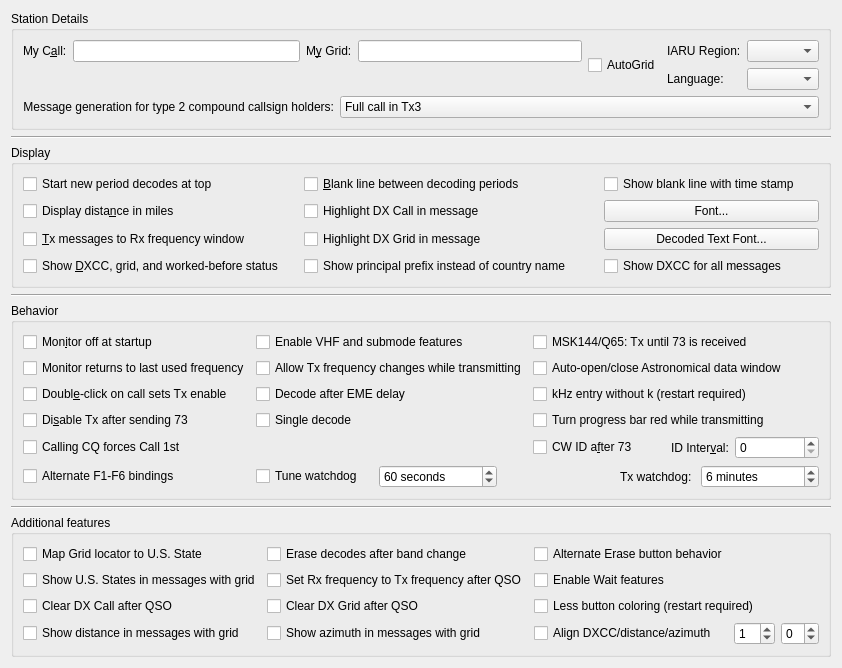
     <widget class="QWidget" name="general_tab">
      <attribute name="title">
       <string>Genera&amp;l</string>
      </attribute>
      <attribute name="toolTip">
       <string>General station details and settings.</string>
      </attribute>
      <layout class="QVBoxLayout" name="verticalLayout_4">
       <item>
        <widget class="QGroupBox" name="station_group_box">
         <property name="title">
          <string>Station Details</string>
         </property>
         <layout class="QVBoxLayout" name="verticalLayout_12">
          <item>
           <layout class="QHBoxLayout" name="horizontalLayout_14">
            <item>
             <layout class="QFormLayout" name="formLayout_3">
              <item row="0" column="0">
               <widget class="QLabel" name="callsign_label">
                <property name="text">
                 <string>My C&amp;all:</string>
                </property>
                <property name="buddy">
                 <cstring>callsign_line_edit</cstring>
                </property>
               </widget>
              </item>
              <item row="0" column="1">
               <widget class="QLineEdit" name="callsign_line_edit">
                <property name="toolTip">
                 <string>Station callsign.</string>
                </property>
               </widget>
              </item>
             </layout>
            </item>
            <item>
             <layout class="QFormLayout" name="formLayout_12">
              <item row="0" column="0">
               <widget class="QLabel" name="grid_label">
                <property name="text">
                 <string>M&amp;y Grid:</string>
                </property>
                <property name="buddy">
                 <cstring>grid_line_edit</cstring>
                </property>
               </widget>
              </item>
              <item row="0" column="1">
               <widget class="QLineEdit" name="grid_line_edit">
                <property name="toolTip">
                 <string>&lt;html&gt;&lt;head/&gt;&lt;body&gt;&lt;p&gt;Maidenhead locator, preferably 6 characters.&lt;/p&gt;&lt;/body&gt;&lt;/html&gt;</string>
                </property>
               </widget>
              </item>
             </layout>
            </item>
            <item>
             <widget class="QCheckBox" name="use_dynamic_grid">
              <property name="toolTip">
               <string>Check to allow grid changes from external programs</string>
              </property>
              <property name="text">
               <string>AutoGrid</string>
              </property>
             </widget>
            </item>
            <item>
             <layout class="QFormLayout" name="formLayout_2">
              <item row="0" column="0">
               <widget class="QLabel" name="label_12">
                <property name="text">
                 <string>IARU Region:</string>
                </property>
                <property name="buddy">
                 <cstring>region_combo_box</cstring>
                </property>
               </widget>
              </item>
              <item row="0" column="1">
               <widget class="QComboBox" name="region_combo_box">
                <property name="toolTip">
                 <string>&lt;html&gt;&lt;head/&gt;&lt;body&gt;&lt;p&gt;Select your IARU region.&lt;/p&gt;&lt;/body&gt;&lt;/html&gt;</string>
                </property>
               </widget>
              </item>
              <item row="1" column="0">
               <widget class="QLabel" name="language_label">
                <property name="text">
                 <string>Language:</string>
                </property>
                <property name="buddy">
                 <cstring>language_combo_box</cstring>
                </property>
               </widget>
              </item>
              <item row="1" column="1">
               <widget class="QComboBox" name="language_combo_box">
                <property name="toolTip">
                 <string>&lt;html&gt;&lt;head/&gt;&lt;body&gt;&lt;p&gt;Select the user interface language. Requires a restart to take effect.&lt;/p&gt;&lt;/body&gt;&lt;/html&gt;</string>
                </property>
               </widget>
              </item>
             </layout>
            </item>
           </layout>
          </item>
          <item>
           <layout class="QFormLayout" name="formLayout_13">
            <item row="0" column="0">
             <widget class="QLabel" name="label_5">
              <property name="text">
               <string>Message generation for type 2 compound callsign holders:</string>
              </property>
              <property name="alignment">
               <set>Qt::AlignRight|Qt::AlignTrailing|Qt::AlignVCenter</set>
              </property>
              <property name="buddy">
               <cstring>type_2_msg_gen_combo_box</cstring>
              </property>
             </widget>
            </item>
            <item row="0" column="1">
             <widget class="QComboBox" name="type_2_msg_gen_combo_box">
              <property name="enabled">
               <bool>true</bool>
              </property>
              <property name="toolTip">
               <string>&lt;html&gt;&lt;head/&gt;&lt;body&gt;&lt;p&gt;Type 2 compound callsigns are those with prefixes or suffixes not included in the allowed shortlist (See Help-&amp;gt;Add-on prefixes and suffixes).&lt;/p&gt;&lt;p&gt;This option determines which generated messages should contain your full type 2 compound call sign rather than your base callsign. It only applies if you have a type 2 compound callsign.&lt;/p&gt;&lt;p&gt;This option controls the way the messages that are used to answer CQ calls are generated. Generated messages 6 (CQ) and 5 (73) will always contain your full callsign. The JT65 and JT9 protocols allow for some standard messages with your full call at the expense of another piece of information such as the DX call or your locator.&lt;/p&gt;&lt;p&gt;Choosing message 1 omits the DX callsign which may be an issue when replying to CQ calls. Choosing message 3 also omits the DX callsign and many versions of this and other software will not extract the report. Choosing neither means that your full callsign only goes in your message 5 (73) so your QSO partner may log the wrong callsign.&lt;/p&gt;&lt;p&gt;None of these options are perfect, message 3 is usually best but be aware your QSO partner may not log the report you send them.&lt;/p&gt;&lt;/body&gt;&lt;/html&gt;</string>
              </property>
              <property name="currentIndex">
               <number>1</number>
              </property>
              <item>
               <property name="text">
                <string>Full call in Tx1</string>
               </property>
              </item>
              <item>
               <property name="text">
                <string>Full call in Tx3</string>
               </property>
              </item>
              <item>
               <property name="text">
                <string>Full call in Tx5 only</string>
               </property>
              </item>
             </widget>
            </item>
           </layout>
          </item>
         </layout>
        </widget>
       </item>
       <item>
        <widget class="Line" name="line_5">
         <property name="orientation">
          <enum>Qt::Horizontal</enum>
         </property>
        </widget>
       </item>
       <item>
        <widget class="QGroupBox" name="display_group_box">
         <property name="title">
          <string>Display</string>
         </property>
         <layout class="QGridLayout" name="gridLayout_4">
          <item row="4" column="0">
           <widget class="QCheckBox" name="DXCC_check_box">
            <property name="toolTip">
             <string>Show if decoded stations are new DXCC entities or worked before.</string>
            </property>
            <property name="text">
             <string>Show &amp;DXCC, grid, and worked-before status    </string>
            </property>
            <property name="checked">
             <bool>false</bool>
            </property>
           </widget>
          </item>
          <item row="0" column="1">
           <widget class="QCheckBox" name="insert_blank_check_box">
            <property name="toolTip">
             <string>Include a separator line between periods in the band activity window.</string>
            </property>
            <property name="text">
             <string>&amp;Blank line between decoding periods</string>
            </property>
           </widget>
          </item>
          <item row="2" column="2">
           <widget class="QPushButton" name="font_push_button">
            <property name="toolTip">
             <string>Set the font characteristics for the application.</string>
            </property>
            <property name="text">
             <string>Font...</string>
            </property>
           </widget>
          </item>
          <item row="3" column="1">
           <widget class="QCheckBox" name="cbHighlightDXgrid">
            <property name="text">
             <string>Highlight DX Grid in message</string>
            </property>
           </widget>
          </item>
          <item row="4" column="2">
           <widget class="QCheckBox" name="show_country_names_check_box">
            <property name="text">
             <string>Show DXCC for all messages</string>
            </property>
           </widget>
          </item>
          <item row="2" column="0">
           <widget class="QCheckBox" name="miles_check_box">
            <property name="toolTip">
             <string>Show distance to DX station in miles rather than kilometers.</string>
            </property>
            <property name="text">
             <string>Display dista&amp;nce in miles</string>
            </property>
           </widget>
          </item>
          <item row="3" column="2">
           <widget class="QPushButton" name="decoded_text_font_push_button">
            <property name="toolTip">
             <string>Set the font characteristics for the Band Activity and Rx Frequency areas.</string>
            </property>
            <property name="text">
             <string>Decoded Text Font...</string>
            </property>
           </widget>
          </item>
          <item row="0" column="0">
           <widget class="QCheckBox" name="decodes_from_top_check_box">
            <property name="toolTip">
             <string>&lt;html&gt;&lt;head/&gt;&lt;body&gt;&lt;p&gt;Check to have decodes for a new period start at the top of the Band Activity window and not scroll off the top when the window is full.&lt;/p&gt;&lt;p&gt;This is to aid selecting decodes to double-click while decoding is still in progress. Use the Band Activity vertical scroll bar to reveal decodes past the bottom of the window.&lt;/p&gt;&lt;/body&gt;&lt;/html&gt;</string>
            </property>
            <property name="text">
             <string>Start new period decodes at top</string>
            </property>
           </widget>
          </item>
          <item row="0" column="2">
           <widget class="QCheckBox" name="cb_detailed_blank_line">
            <property name="toolTip">
             <string>Show the separator line between periods with time stamp of the decode period.</string>
            </property>
            <property name="text">
             <string>Show blank line with time stamp</string>
            </property>
           </widget>
          </item>
          <item row="4" column="1">
           <widget class="QCheckBox" name="ppfx_check_box">
            <property name="text">
             <string>Show principal prefix instead of country name        </string>
            </property>
           </widget>
          </item>
          <item row="3" column="0">
           <widget class="QCheckBox" name="TX_messages_check_box">
            <property name="toolTip">
             <string>Show outgoing transmitted messages in the Rx frequency window.</string>
            </property>
            <property name="text">
             <string>&amp;Tx messages to Rx frequency window</string>
            </property>
           </widget>
          </item>
          <item row="2" column="1">
           <widget class="QCheckBox" name="cbHighlightDXcall">
            <property name="text">
             <string>Highlight DX Call in message</string>
            </property>
           </widget>
          </item>
         </layout>
        </widget>
       </item>
       <item>
        <widget class="Line" name="line_7">
         <property name="orientation">
          <enum>Qt::Horizontal</enum>
         </property>
        </widget>
       </item>
       <item>
        <widget class="QGroupBox" name="behaviour_group_box">
         <property name="title">
          <string>Behavior</string>
         </property>
         <layout class="QGridLayout" name="gridLayout_8" rowstretch="0,0,0,0,0,0,0,0" columnstretch="2,3,0,2">
          <item row="0" column="0">
           <widget class="QCheckBox" name="monitor_off_check_box">
            <property name="toolTip">
             <string>Don't start decoding until the monitor button is clicked.</string>
            </property>
            <property name="text">
             <string>Mon&amp;itor off at startup</string>
            </property>
            <property name="checked">
             <bool>false</bool>
            </property>
           </widget>
          </item>
          <item row="1" column="0">
           <widget class="QCheckBox" name="monitor_last_used_check_box">
            <property name="toolTip">
             <string>&lt;html&gt;&lt;head/&gt;&lt;body&gt;&lt;p&gt;Check this if you wish to automatically return to the last monitored frequency when monitor is enabled, leave it unchecked if you wish to have the current rig frequency maintained.&lt;/p&gt;&lt;/body&gt;&lt;/html&gt;</string>
            </property>
            <property name="text">
             <string>Monitor returns to last used frequency</string>
            </property>
           </widget>
          </item>
          <item row="0" column="1">
           <widget class="QCheckBox" name="enable_VHF_features_check_box">
            <property name="text">
             <string>Enable VHF and submode features</string>
            </property>
           </widget>
          </item>
          <item row="7" column="0">
           <widget class="QCheckBox" name="alternate_bindings_check_box">
            <property name="text">
             <string>Alternate F1-F6 bindings</string>
            </property>
           </widget>
          </item>
          <item row="4" column="0">
           <widget class="QCheckBox" name="quick_call_check_box">
            <property name="toolTip">
             <string>Automatic transmission mode.</string>
            </property>
            <property name="text">
             <string>Doubl&amp;e-click on call sets Tx enable</string>
            </property>
           </widget>
          </item>
          <item row="5" column="0">
           <widget class="QCheckBox" name="disable_TX_on_73_check_box">
            <property name="toolTip">
             <string>Turns off automatic transmissions after sending a 73 or any other free
text message.</string>
            </property>
            <property name="text">
             <string>Di&amp;sable Tx after sending 73</string>
            </property>
           </widget>
          </item>
          <item row="1" column="2" colspan="2">
           <widget class="QCheckBox" name="auto_astro_check_box">
            <property name="toolTip">
             <string>&lt;html&gt;&lt;head/&gt;&lt;body&gt;&lt;p&gt;Open the Astronomical Data window automatically when switching to Q65 or JT65 mode and Decode after EME delay is enabled, and close it when no longer needed.&lt;/p&gt;&lt;p&gt;Open the QSYMessage Creator automatically if the VHF Features are enabled and such QSY messages are applicable.&lt;/p&gt;&lt;/body&gt;&lt;/html&gt;</string>
            </property>
            <property name="text">
             <string>Auto-open/close Astronomical data window</string>
            </property>
           </widget>
          </item>
          <item row="6" column="0">
           <widget class="QCheckBox" name="force_call_1st_check_box">
            <property name="text">
             <string>Calling CQ forces Call 1st</string>
            </property>
           </widget>
          </item>
          <item row="0" column="2" colspan="2">
           <widget class="QCheckBox" name="repeat_Tx_check_box">
            <property name="toolTip">
             <string>&lt;html&gt;&lt;head/&gt;&lt;body&gt;&lt;p&gt;Tx until 73 is received when in MSK144 or Q65 mode. &lt;/p&gt;&lt;/body&gt;&lt;/html&gt;</string>
            </property>
            <property name="text">
             <string>MSK144/Q65: Tx until 73 is received</string>
            </property>
           </widget>
          </item>
          <item row="4" column="2" colspan="2">
           <widget class="QCheckBox" name="kHz_without_k_check_box">
            <property name="toolTip">
             <string>&lt;html&gt;&lt;head/&gt;&lt;body&gt;&lt;p&gt;Allow kHz frequency offset entry without 'k' suffix.&lt;/p&gt;&lt;/body&gt;&lt;/html&gt;</string>
            </property>
            <property name="text">
             <string>kHz entry without k (restart required)</string>
            </property>
           </widget>
          </item>
          <item row="1" column="1">
           <widget class="QCheckBox" name="tx_QSY_check_box">
            <property name="toolTip">
             <string>&lt;html&gt;&lt;head/&gt;&lt;body&gt;&lt;p&gt;Some rigs are not able to process CAT commands while transmitting. This means that if you are operating in split mode you may have to uncheck this option.&lt;/p&gt;&lt;/body&gt;&lt;/html&gt;</string>
            </property>
            <property name="text">
             <string>Allow Tx frequency changes while transmitting</string>
            </property>
           </widget>
          </item>
          <item row="4" column="1">
           <widget class="QCheckBox" name="decode_at_52s_check_box">
            <property name="text">
             <string>Decode after EME delay</string>
            </property>
           </widget>
          </item>
          <item row="5" column="1">
           <widget class="QCheckBox" name="single_decode_check_box">
            <property name="text">
             <string>Single decode</string>
            </property>
           </widget>
          </item>
          <item row="7" column="1" colspan="3">
           <layout class="QHBoxLayout" name="TxWatchdog_Layout" stretch="0,1,1,0,1">
            <item>
             <widget class="QCheckBox" name="tune_watchdog_check_box">
              <property name="toolTip">
               <string>&lt;html&gt;&lt;head/&gt;&lt;body&gt;&lt;p&gt;Disable the Tune watchdog.&lt;/p&gt;&lt;/body&gt;&lt;/html&gt;</string>
              </property>
              <property name="text">
               <string>Tune watchdog   </string>
              </property>
             </widget>
            </item>
            <item>
             <widget class="QSpinBox" name="tune_watchdog_spin_box">
              <property name="toolTip">
               <string>&lt;html&gt;&lt;head/&gt;&lt;body&gt;&lt;p&gt;Number of seconds before Tune is aborted&lt;/p&gt;&lt;/body&gt;&lt;/html&gt;</string>
              </property>
              <property name="suffix">
               <string> seconds</string>
              </property>
              <property name="minimum">
               <number>0</number>
              </property>
              <property name="maximum">
               <number>300</number>
              </property>
              <property name="value">
               <number>60</number>
              </property>
             </widget>
            </item>
            <item>
             <spacer name="horizontalSpacer">
              <property name="orientation">
               <enum>Qt::Horizontal</enum>
              </property>
              <property name="sizeHint" stdset="0">
               <size>
                <width>10</width>
                <height>20</height>
               </size>
              </property>
             </spacer>
            </item>
            <item alignment="Qt::AlignRight">
             <widget class="QLabel" name="label_10">
              <property name="text">
               <string>Tx watchdog: </string>
              </property>
              <property name="buddy">
               <cstring>tx_watchdog_spin_box</cstring>
              </property>
             </widget>
            </item>
            <item>
             <widget class="QSpinBox" name="tx_watchdog_spin_box">
              <property name="toolTip">
               <string>&lt;html&gt;&lt;head/&gt;&lt;body&gt;&lt;p&gt;Number of minutes before unattended transmissions are aborted&lt;/p&gt;&lt;/body&gt;&lt;/html&gt;</string>
              </property>
              <property name="specialValueText">
               <string>Disabled</string>
              </property>
              <property name="suffix">
               <string> minutes</string>
              </property>
              <property name="prefix">
               <string/>
              </property>
              <property name="value">
               <number>6</number>
              </property>
             </widget>
            </item>
           </layout>
          </item>
          <item row="6" column="2">
           <widget class="QCheckBox" name="CW_id_after_73_check_box">
            <property name="toolTip">
             <string>Send a CW ID after every 73 or free text message.</string>
            </property>
            <property name="text">
             <string>CW ID a&amp;fter 73</string>
            </property>
           </widget>
          </item>
          <item row="6" column="3">
           <layout class="QHBoxLayout" name="horizontalLayout_9" stretch="0,0">
            <item alignment="Qt::AlignRight">
             <widget class="QLabel" name="label">
              <property name="sizePolicy">
               <sizepolicy hsizetype="Preferred" vsizetype="Preferred">
                <horstretch>0</horstretch>
                <verstretch>0</verstretch>
               </sizepolicy>
              </property>
              <property name="text">
               <string>ID Inter&amp;val:</string>
              </property>
              <property name="buddy">
               <cstring>CW_id_interval_spin_box</cstring>
              </property>
             </widget>
            </item>
            <item>
             <widget class="QSpinBox" name="CW_id_interval_spin_box">
              <property name="toolTip">
               <string>Send a CW ID periodically every few minutes.
This might be required under your countries licence regulations.
It will not interfere with other users as it is always sent in the
quiet period when decoding is done.</string>
              </property>
             </widget>
            </item>
           </layout>
          </item>
          <item row="5" column="2" colspan="2">
           <widget class="QCheckBox" name="progress_bar_check_box">
            <property name="toolTip">
             <string>&lt;html&gt;&lt;head/&gt;&lt;body&gt;&lt;p&gt;Turn the progress bar red while transmitting.&lt;/p&gt;&lt;/body&gt;&lt;/html&gt;</string>
            </property>
            <property name="text">
             <string>Turn progress bar red while transmitting</string>
            </property>
           </widget>
          </item>
         </layout>
        </widget>
       </item>
       <item>
        <widget class="Line" name="line_2">
         <property name="orientation">
          <enum>Qt::Horizontal</enum>
         </property>
        </widget>
       </item>
       <item>
        <widget class="QGroupBox" name="additional_features_box">
         <property name="sizePolicy">
          <sizepolicy hsizetype="Minimum" vsizetype="Preferred">
           <horstretch>0</horstretch>
           <verstretch>0</verstretch>
          </sizepolicy>
         </property>
         <property name="title">
          <string>Additional features</string>
         </property>
         <layout class="QGridLayout" name="gridLayout_17" columnstretch="3,3,2,1,1">
          <item row="2" column="1">
           <widget class="QCheckBox" name="cbRxToTxAfterQSO">
            <property name="text">
             <string>Set Rx frequency to Tx frequency after QSO</string>
            </property>
           </widget>
          </item>
          <item row="4" column="0">
           <widget class="QCheckBox" name="cb_showDistance">
            <property name="toolTip">
             <string>&lt;html&gt;&lt;head/&gt;&lt;body&gt;&lt;p&gt;If a station sends locator, calculate and show the distance in Band Activity pane.&lt;/p&gt;&lt;/body&gt;&lt;/html&gt;</string>
            </property>
            <property name="text">
             <string>Show distance in messages with grid</string>
            </property>
           </widget>
          </item>
          <item row="1" column="1">
           <widget class="QCheckBox" name="cbEraseBandActivity">
            <property name="toolTip">
             <string>&lt;html&gt;&lt;head/&gt;&lt;body&gt;&lt;p&gt;Erase Band Activity and Rx frequency windows after band change.&lt;/p&gt;&lt;/body&gt;&lt;/html&gt;</string>
            </property>
            <property name="text">
             <string>Erase decodes after band change</string>
            </property>
           </widget>
          </item>
          <item row="3" column="1">
           <widget class="QCheckBox" name="cbClearDXgrid">
            <property name="text">
             <string>Clear DX Grid after QSO</string>
            </property>
           </widget>
          </item>
          <item row="2" column="0">
           <widget class="QCheckBox" name="Map_All_Messages">
            <property name="text">
             <string>Show U.S. States in messages with grid</string>
            </property>
           </widget>
          </item>
          <item row="1" column="0">
           <widget class="QCheckBox" name="Map_Grid_to_State">
            <property name="text">
             <string>Map Grid locator to U.S. State</string>
            </property>
           </widget>
          </item>
          <item row="4" column="2">
           <widget class="QCheckBox" name="cb_Align">
            <property name="toolTip">
             <string>&lt;html&gt;&lt;head/&gt;&lt;body&gt;&lt;p&gt;Align the text for DXCC, distance and azimuth.&lt;/p&gt;&lt;/body&gt;&lt;/html&gt;</string>
            </property>
            <property name="text">
             <string>Align DXCC/distance/azimuth</string>
            </property>
           </widget>
          </item>
          <item row="1" column="2">
           <widget class="QCheckBox" name="alternate_erase_button_check_box">
            <property name="text">
             <string>Alternate Erase button behavior</string>
            </property>
           </widget>
          </item>
          <item row="3" column="0">
           <widget class="QCheckBox" name="cbClearDXcall">
            <property name="text">
             <string>Clear DX Call after QSO</string>
            </property>
           </widget>
          </item>
          <item row="4" column="3">
           <widget class="QSpinBox" name="align_spin_box">
            <property name="toolTip">
             <string>&lt;html&gt;&lt;head/&gt;&lt;body&gt;&lt;p&gt;Increase or decrease the space between message text and DXCC.&lt;/p&gt;&lt;/body&gt;&lt;/html&gt;</string>
            </property>
            <property name="minimum">
             <number>-2</number>
            </property>
            <property name="maximum">
             <number>10</number>
            </property>
            <property name="value">
             <number>1</number>
            </property>
           </widget>
          </item>
          <item row="2" column="2">
           <widget class="QCheckBox" name="enable_Wait_features_check_box">
            <property name="text">
             <string>Enable Wait features</string>
            </property>
           </widget>
          </item>
          <item row="4" column="1">
           <widget class="QCheckBox" name="cb_showAzimuth">
            <property name="toolTip">
             <string>&lt;html&gt;&lt;head/&gt;&lt;body&gt;&lt;p&gt;If a station sends a valid Maidenhead locator, calculate and show the great-circle azimuth in Band Activity pane.&lt;/p&gt;&lt;/body&gt;&lt;/html&gt;</string>
            </property>
            <property name="text">
             <string>Show azimuth in messages with grid</string>
            </property>
           </widget>
          </item>
          <item row="4" column="4">
           <widget class="QSpinBox" name="align_spin_box2">
            <property name="toolTip">
             <string>&lt;html&gt;&lt;head/&gt;&lt;body&gt;&lt;p&gt;Increase or decrease the space between DXCC and distance/azimuth.&lt;/p&gt;&lt;/body&gt;&lt;/html&gt;</string>
            </property>
            <property name="minimum">
             <number>-8</number>
            </property>
            <property name="maximum">
             <number>5</number>
            </property>
           </widget>
          </item>
          <item row="3" column="2" colspan="3">
           <widget class="QCheckBox" name="disable_button_coloring_check_box">
            <property name="text">
             <string>Less button coloring (restart required)</string>
            </property>
           </widget>
          </item>
         </layout>
        </widget>
       </item>
      </layout>
     </widget>
